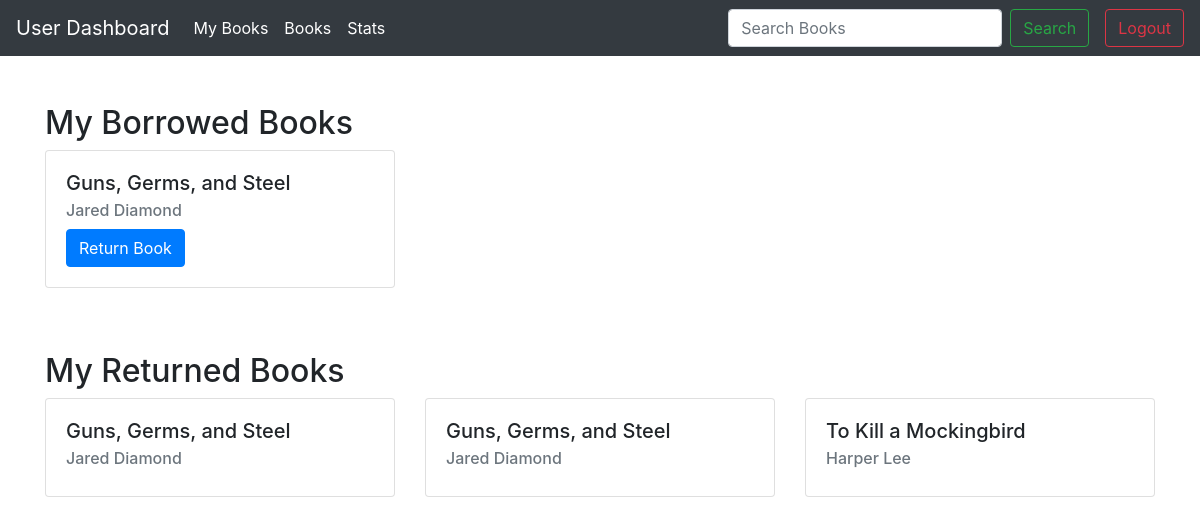
Page /my_books (signed in) on the earlier database version.
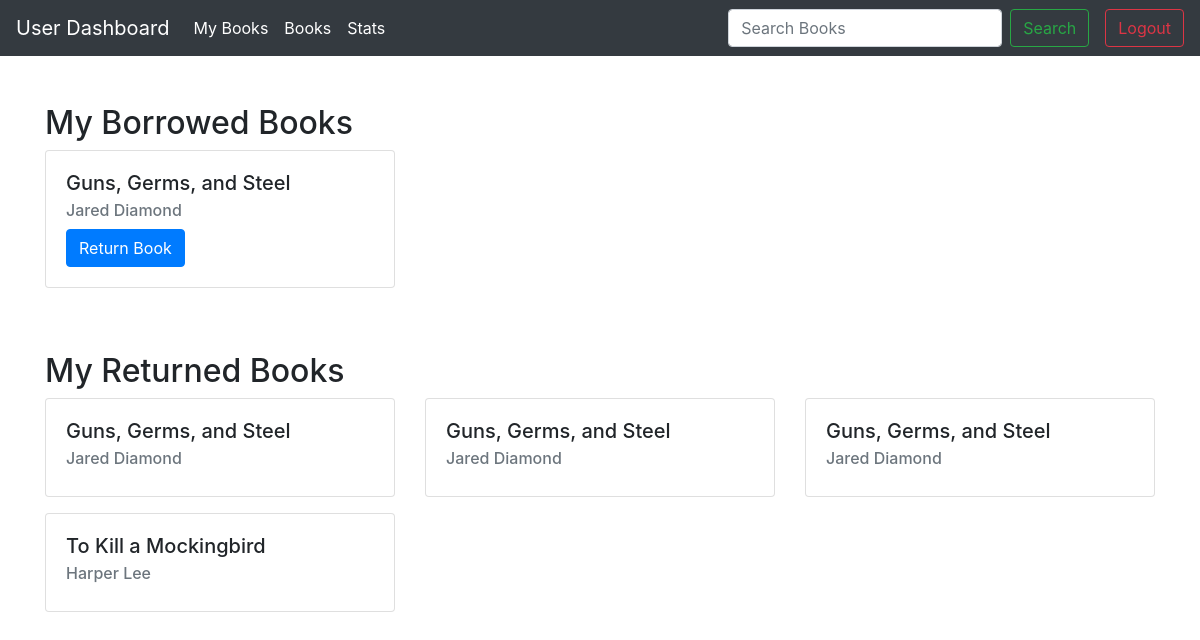
Same page on the later database version.
### app.py (models this page shows)
class BorrowedBook(db.Model):
    id = db.Column(db.Integer, primary_key=True)
    user_id = db.Column(db.Integer, db.ForeignKey('user.id'), nullable=False)
    book_id = db.Column(db.Integer, db.ForeignKey('book.id'), nullable=False)
    borrow_date = db.Column(db.DateTime, nullable=False, default=datetime.utcnow)
    return_date = db.Column(db.DateTime, nullable=True)
    status = db.Column(db.String(20), nullable=False, default='borrowed')
    user = db.relationship('User', backref=db.backref('borrowed_books', lazy=True))
    book = db.relationship('Book', backref=db.backref('borrowed_by', lazy=True))

class Book(db.Model):
    id = db.Column(db.Integer, primary_key=True)
    title = db.Column(db.String(100), nullable=False)
    author = db.Column(db.String(100), nullable=False)
    description = db.Column(db.Text, nullable=True)
    section_id = db.Column(db.Integer, db.ForeignKey('section.id'), nullable=False)
    section = db.relationship('Section', backref=db.backref('books', lazy=True))

### app.py (the view)
@app.route('/my_books')
def my_books():
    if 'user_id' not in session:
        return redirect(url_for('user_login'))
    user_id = session['user_id']
    borrowed_books = BorrowedBook.query.filter_by(user_id=session['user_id'], status='borrowed').all()
    returned_books = BorrowedBook.query.filter_by(user_id=session['user_id'], status='returned').all()
    return render_template('myBooks.html', borrowed_books=borrowed_books, returned_books=returned_books)

### templates/myBooks.html (shortened to what this page needs)
<!DOCTYPE html>
<html lang="en">
<head>
    <link rel="stylesheet" href="https://maxcdn.bootstrapcdn.com/bootstrap/4.5.2/css/bootstrap.min.css">
</head>
<body>
    <nav class="navbar navbar-expand-lg navbar-dark bg-dark">
        <a class="navbar-brand" href="{{url_for('user_dashboard')}}">User Dashboard</a>
        <div class="collapse navbar-collapse" id="navbarSupportedContent">
            <ul class="navbar-nav mr-auto">
                <li class="nav-item active">
                    <a class="nav-link" href="{{ url_for('my_books') }}">My Books</a>
                </li>
                <li class="nav-item active">
                    <a class="nav-link" href="{{url_for('user_dashboard')}}">Books</a>
                </li>
                <li class="nav-item active">
                    <a class="nav-link" href="#">Stats</a>
                </li>
            </ul>
            <form class="form-inline my-2 my-lg-0" action="{{ url_for('search_books') }}" method="GET">
                <input class="form-control mr-sm-2" type="search" placeholder="Search Books" aria-label="Search" name="query">
                <button class="btn btn-outline-success my-2 my-sm-0" type="submit">Search</button>
            </form>
            <form action="{{ url_for('logout') }}" method="post" class="form-inline my-2 my-lg-0 ml-3">
                <button class="btn btn-outline-danger my-2 my-sm-0" type="submit">Logout</button>
            </form>
        </div>
    </nav>
    <div class="container mt-5">
        <h2>My Borrowed Books</h2>
        <div class="row">
            {% for borrowed_book in borrowed_books %}
                <div class="col-md-4">
                    <div class="card mb-3">
                        <div class="card-body">
                            <h5 class="card-title">{{ borrowed_book.book.title }}</h5>
                            <h6 class="card-subtitle mb-2 text-muted">{{ borrowed_book.book.author }}</h6>
                            <form action="{{ url_for('return_book', borrowed_book_id=borrowed_book.id) }}" method="post">
                                <button type="submit" class="btn btn-primary">Return Book</button>
                            </form>
                        </div>
                    </div>
                </div>
            {% endfor %}
        </div>
    </div>
    <div class="container mt-5">
        <h2>My Returned Books</h2>
        <div class="row">
            {% for returned_book in returned_books %}
                <div class="col-md-4">
                    <div class="card mb-3">
                        <div class="card-body">
                            <h5 class="card-title">{{ returned_book.book.title }}</h5>
                            <h6 class="card-subtitle mb-2 text-muted">{{ returned_book.book.author }}</h6>
                        </div>
                    </div>
                </div>
            {% endfor %}
        </div>
    </div>
</body>
</html>

Differences in the rows shown:
added BorrowedBook: book "Guns, Germs, and Steel", book.author "Jared Diamond", shown under "My Borrowed Books"
changed BorrowedBook (number 4 of 5 on the later page): moves from the list under "My Borrowed Books" to the list under "My Returned Books"
